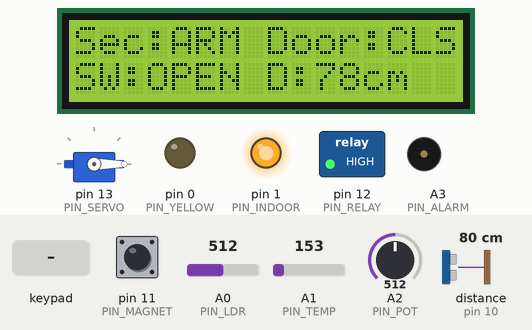
Simulated run of this sketch. Board: Arduino Uno, built with avr-gcc and run on an emulated ATmega328P. Parts: 16×2 character LCD, servo, switched loads named in the sketch (green lamp = pin HIGH), output pins drawn as LEDs (lit = HIGH), buzzer (waves = sounding). Wiring (inferred from the names in the program): ultrasonic range finder: trigger pin 9; echo pin 10; servo: signal pin 13. The test bench sets the inputs (shaded band); at power-on: A0 (PIN_LDR) = 512, pin 11 (PIN_MAGNET) HIGH, A1 (PIN_TEMP) = 153, A2 (PIN_POT) = 512, distance to the obstacle (sensor on pin 10) 80 cm. The echo pulse lasts 58.3 µs per cm; servo pulses on a pin are drawn as a servo (544–2400 µs = 0–180°); pins used as bus, display or sensor lines are not drawn.

Above: at 1.2 s.
1.3 s: key '#' pressed
At 2.8 s:
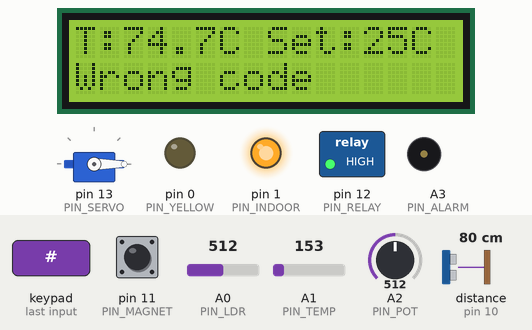
4.3 s: keypad keys 1 2 3 4 # pressed 0.4 s apart
At 7.4 s:
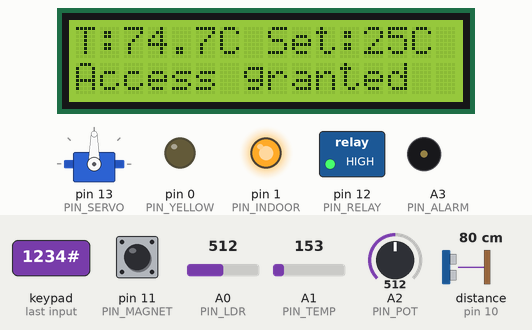
9.3 s: A0 (PIN_LDR) set to 980
At 11.8 s:
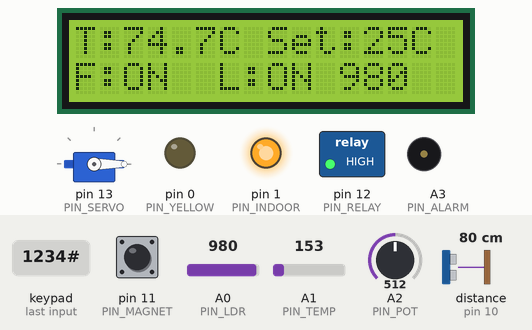
12.3 s: A0 (PIN_LDR) set to 1003
At 15.0 s:
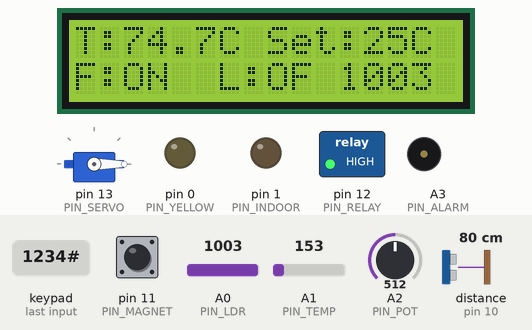
15.3 s: pin 11 (PIN_MAGNET) pulled LOW for 1 s
At 16.18 s:
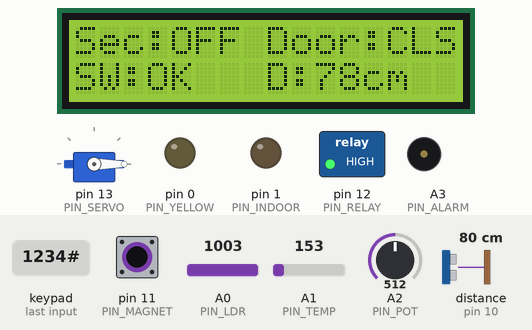
17.8 s: key '1' pressed
At 18.9 s:
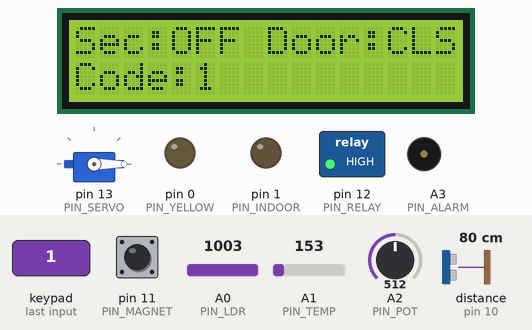
Timing chart, 0 to 20.3 s (numbered marks = the images above; inputs shaded):
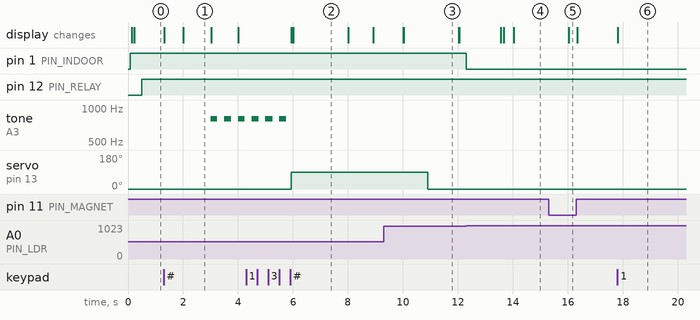

Measured:
- the behaviour switches between 990 and 991 on A0 (PIN_LDR) (found by bisection; images 3 and 4)
- after the input at 1.3 s, the display: first changes at once (image 1 shows a later state)
- after the input at 4.3 s, tone on A3 (PIN_ALARM): goes on until 5.8 s, then stays silent; servo on pin 13 (PIN_SERVO): 0° → 90° after 1.6 s; the display: first changes after 1.6 s (image 2 shows a later state)
- after the input at 12.3 s, pin 1 (PIN_INDOOR): HIGH → LOW at once
- after the input at 15.3 s, the display: changes after 0.73 s (image 5)
- after the input at 17.8 s, the display: changes at once (image 6)
- by itself, tone on A3 (PIN_ALARM): alternates 800 Hz for 0.25 s and silent for 0.26 s

The sketch:

sketch_nov13a.ino
```cpp
// SMART HOME - single Arduino Uno (D0/D1 used, so NO Serial in this sketch)
// Keypad (4x3) + I2C LCD + magnetic switch + ultrasonic + servo + relay fan

#include <Wire.h>
#include <Keypad.h>
#include <LiquidCrystal_I2C.h>

LiquidCrystal_I2C lcd(0x27, 16, 2);

// ---------- Keypad (4 rows x 3 columns) ----------
const byte ROWS = 4, COLS = 3;
char keys[ROWS][COLS] = {
  {'1','2','3'},
  {'4','5','6'},
  {'7','8','9'},
  {'*','0','#'}        // * = clear, # = enter
};
byte rowPins[ROWS] = {2, 3, 4, 5};   // D2-D5
byte colPins[COLS] = {6, 7, 8};      // D6-D8
Keypad keypad = Keypad(makeKeymap(keys), rowPins, colPins, ROWS, COLS);

// ---------- Pins ----------
#define PIN_YELLOW  0    // D0  object-close LED
#define PIN_INDOOR  1    // D1  indoor light LED
#define PIN_TRIG    9    // D9  ultrasonic TRIG
#define PIN_ECHO    10   // D10 ultrasonic ECHO
#define PIN_MAGNET  11   // D11 magnetic switch to GND
#define PIN_RELAY   12   // D12 relay (fan)
#define PIN_SERVO   13   // D13 door servo
#define PIN_LDR     A0
#define PIN_TEMP    A1
#define PIN_POT     A2
#define PIN_ALARM   A3   // buzzer + red LED (shared)

// ---------- Settings ----------
const String CORRECT_CODE = "1234";          // opens the door, disarms, and ends a lockout
const bool AUTO_ARM = true;                  // armed automatically at startup
const int  MAX_TRIES = 3;                    // wrong codes before lockout
const bool OPEN_DOOR_ON_UNLOCK = false;

// *** IMPORTANT: Set to false for LM35 (real hardware), or true for TMP36 (Tinkercad) ***
const bool TEMP_IS_TMP36 = false;

const int  RELAY_ON = HIGH;                  // use LOW if your relay module is active-low
const int  MOTION_DISTANCE_CM = 15;          // closer than this = yellow LED

// Tuned for your range: ~950 (no light) to ~1010 (light)
const int  LDR_THRESHOLD = 970;              // turns ON below 970 (Dark / ~950)
const int  LDR_HYST      = 20;               // turns OFF above 990 (Bright / ~1010)

const int  SERVO_CLOSED = 0;
const int  SERVO_OPEN   = 90;
const unsigned long DOOR_OPEN_TIME = 5000;
const unsigned long STARTUP_IGNORE = 3000;   // no alarm during the first 3 s
const unsigned long BEEP_TIME      = 250;    // alarm beep on/off time
const unsigned long PAGE_TIME      = 2000;
const int BEEP_FREQ = 800;                   // Hz

// ---------- State ----------
String inputCode = "", msg = "";
bool securityOn = AUTO_ARM, alarmActive = false, doorOpen = false, lockout = false;
bool lightOverride = false, motionNow = false, fanOn = false, indoorOn = false;
bool beepState = false;
int wrongTries = 0, hitCount = 0, distanceCm = 999, tempThreshold = 25;
int tempX10 = 250, ldrVal = 0, servoAngle = SERVO_CLOSED;
unsigned long msgTimer = 0, usTimer = 0, doorTimer = 0, servoTimer = 0, climateTimer = 0;
String lastLine0 = "", lastLine1 = "";

void setup() {
  digitalWrite(PIN_RELAY, !RELAY_ON);        // fan off before the pin becomes an output
  pinMode(PIN_RELAY, OUTPUT);

  pinMode(PIN_YELLOW, OUTPUT);
  pinMode(PIN_INDOOR, OUTPUT);
  pinMode(PIN_TRIG, OUTPUT);
  pinMode(PIN_ECHO, INPUT);
  pinMode(PIN_MAGNET, INPUT_PULLUP);         // switch closed = LOW, broken = HIGH
  pinMode(PIN_SERVO, OUTPUT);
  pinMode(PIN_ALARM, OUTPUT);

  keypad.setDebounceTime(10);

  Wire.begin();
  lcd.init();
  lcd.backlight();
  lcd.setCursor(0, 0);
  lcd.print("Smart Home Ready");
}

void loop() {
  handleKeypad();
  handleDoor();
  servoRefresh();
  readUltrasonic();
  handleSecurity();
  handleLighting();
  handleClimate();
  updateDisplay();
}

// true = magnetic switch connected (calm), false = broken (trigger)
bool magnetOk() {
  return digitalRead(PIN_MAGNET) == LOW;
}

// ---------- 1. Keypad + door ----------
void handleKeypad() {
  char k = keypad.getKey();
  if (!k) return;

  if (k >= '0' && k <= '9') {
    if (inputCode.length() < 8) inputCode += k;
  }
  else if (k == '*') { inputCode = ""; msg = ""; }
  else if (k == '#') {
    if (inputCode == CORRECT_CODE) {
      if (lockout) {                         // correct code ends the lockout
        lockout = false;
        alarmActive = false;
        securityOn = false;
        wrongTries = 0;
        msg = "System normal";
        if (OPEN_DOOR_ON_UNLOCK) { doorOpen = true; doorTimer = millis(); }
      } else {                               // open the door and disarm
        securityOn = false;
        alarmActive = false;
        doorOpen = true;
        doorTimer = millis();
        wrongTries = 0;
        msg = "Access granted";
      }
    }
    else if (inputCode == "1") {             // arm / disarm
      if (lockout) msg = "Locked out";
      else if (securityOn) { securityOn = false; alarmActive = false; msg = "Security OFF"; }
      else if (magnetOk()) { securityOn = true; msg = "System armed"; }
      else msg = "Switch is open";
    }
    else if (inputCode == "2") {             // manual indoor light
      if (lockout) msg = "Locked out";
      else { lightOverride = !lightOverride; msg = lightOverride ? "Light ovr ON" : "Light ovr OFF"; }
    }
    else if (inputCode == "3") {             // reset alarm
      if (lockout) msg = "Locked out";
      else { alarmActive = false; msg = "Alarm reset"; }
    }
    else {                                   // wrong code
      msg = "Wrong code";
      if (!lockout) {
        wrongTries++;
        if (wrongTries >= MAX_TRIES) {
          lockout = true;
          alarmActive = false;
          doorOpen = false;
          msg = "LOCKED OUT";
        }
      }
    }
    msgTimer = millis();
    inputCode = "";
  }
}

void handleDoor() {
  if (doorOpen && millis() - doorTimer >= DOOR_OPEN_TIME) doorOpen = false;
  servoAngle = doorOpen ? SERVO_OPEN : SERVO_CLOSED;
}

// One servo pulse every 20 ms (no Servo.h needed)
void servoRefresh() {
  if (millis() - servoTimer < 20) return;
  servoTimer = millis();
  int us = map(servoAngle, 0, 180, 544, 2400);
  digitalWrite(PIN_SERVO, HIGH);
  delayMicroseconds(us);
  digitalWrite(PIN_SERVO, LOW);
}

// ---------- 2. Ultrasonic (yellow LED only) ----------
void readUltrasonic() {
  if (millis() - usTimer < 100) return;
  usTimer = millis();

  digitalWrite(PIN_TRIG, LOW);  delayMicroseconds(2);
  digitalWrite(PIN_TRIG, HIGH); delayMicroseconds(10);
  digitalWrite(PIN_TRIG, LOW);
  long d = pulseIn(PIN_ECHO, HIGH, 30000UL);
  distanceCm = (d == 0) ? 999 : (int)(d * 0.034 / 2);

  if (distanceCm < MOTION_DISTANCE_CM) { if (hitCount < 3) hitCount++; }
  else hitCount = 0;
  motionNow = (hitCount >= 3);
}

// ---------- 3. Security ----------
void handleSecurity() {
  digitalWrite(PIN_YELLOW, motionNow);

  // Magnetic switch broken while armed -> alarm
  bool started = millis() > STARTUP_IGNORE;
  if (securityOn && started && !lockout && !magnetOk()) alarmActive = true;

  // Alarm / lockout: buzzer and red LED pulse together on one pin
  bool sounding = alarmActive || lockout;
  bool beep = sounding && ((millis() / BEEP_TIME) % 2 == 0);
  if (beep != beepState) {
    beepState = beep;
    if (beep) tone(PIN_ALARM, BEEP_FREQ); else noTone(PIN_ALARM);
  }
}

// ---------- 4. Indoor lighting ----------
void handleLighting() {
  analogRead(PIN_LDR); // Dummy read to settle ADC multiplexer

  // Average 8 readings: the useful range is narrow, so smooth out noise
  long sum = 0;
  for (int i = 0; i < 8; i++) sum += analogRead(PIN_LDR);
  ldrVal = sum / 8;

  static bool darkDetected = false;

  // Turns ON when no light (< 970), turns OFF when light is present (> 990)
  if (ldrVal < LDR_THRESHOLD) darkDetected = true;
  else if (ldrVal > LDR_THRESHOLD + LDR_HYST) darkDetected = false;

  indoorOn = darkDetected || lightOverride;
  digitalWrite(PIN_INDOOR, indoorOn);
}

// ---------- 5. Climate (relay fan) ----------
void handleClimate() {
  // Read potentiometer and map from 0 to 50 degC
  analogRead(PIN_POT);
  tempThreshold = map(analogRead(PIN_POT), 0, 1023, 0, 50);

  // Sample temperature every 500ms for a stable display
  if (millis() - climateTimer >= 500) {
    climateTimer = millis();

    // Dummy read + settling delay so A0/A2 don't bleed into A1 (Temp)
    analogRead(PIN_TEMP);
    delayMicroseconds(100);

    // Average 8 readings to eliminate noise spikes
    long sumAdc = 0;
    for (int i = 0; i < 8; i++) {
      sumAdc += analogRead(PIN_TEMP);
    }
    long mv = (sumAdc / 8) * 5000L / 1023L;
    tempX10 = TEMP_IS_TMP36 ? (int)(mv - 500) : (int)mv;   // tenths of a degree C
    if (tempX10 < 0) tempX10 = 0;                          // clamp negative noise
  }

  // Directly turn ON when temp > Set, and OFF when temp <= Set
  if (tempX10 > tempThreshold * 10) {
    fanOn = true;
  } else {
    fanOn = false;
  }

  digitalWrite(PIN_RELAY, fanOn ? RELAY_ON : !RELAY_ON);
}

// ---------- 6. LCD (16x2) ----------
void printLine(byte row, String s) {
  while (s.length() < 16) s += ' ';
  if (s.length() > 16) s = s.substring(0, 16);

  if (row == 0 && s != lastLine0) { lcd.setCursor(0, 0); lcd.print(s); lastLine0 = s; }
  else if (row == 1 && s != lastLine1) { lcd.setCursor(0, 1); lcd.print(s); lastLine1 = s; }
}

void updateDisplay() {
  if (msg.length() > 0 && millis() - msgTimer >= 3000) msg = "";

  bool page = (millis() / PAGE_TIME) % 2;
  if (inputCode.length() > 0) page = false;

  if (lockout) {
    printLine(0, "SYSTEM LOCKED");
    if (inputCode.length() > 0)  printLine(1, "Code:" + inputCode);
    else if (msg.length() > 0)   printLine(1, msg);
    else                         printLine(1, "Enter code");
    return;
  }

  if (!page) printLine(0, String("Sec:") + (securityOn ? "ARM" : "OFF") + " Door:" + (doorOpen ? "OPN" : "CLS"));
  else       printLine(0, String("T:") + String(tempX10 / 10.0, 1) + "C Set:" + tempThreshold + "C");

  if (alarmActive)                  printLine(1, "ALARM: WINDOW");
  else if (inputCode.length() > 0)  printLine(1, "Code:" + inputCode);
  else if (msg.length() > 0)        printLine(1, msg);
  else if (!page) {
    String dist = (distanceCm >= 999) ? String("--") : String(distanceCm);
    printLine(1, String("SW:") + (magnetOk() ? "OK  " : "OPEN") + " D:" + dist + "cm");
  } else {
    // Shows Fan state, Lamp state, AND live LDR reading (L:xxx) so you can see it live!
    printLine(1, String("F:") + (fanOn ? "ON " : "OFF") + " L:" + (indoorOn ? "ON " : "OF ") + ldrVal);
  }
}
```
